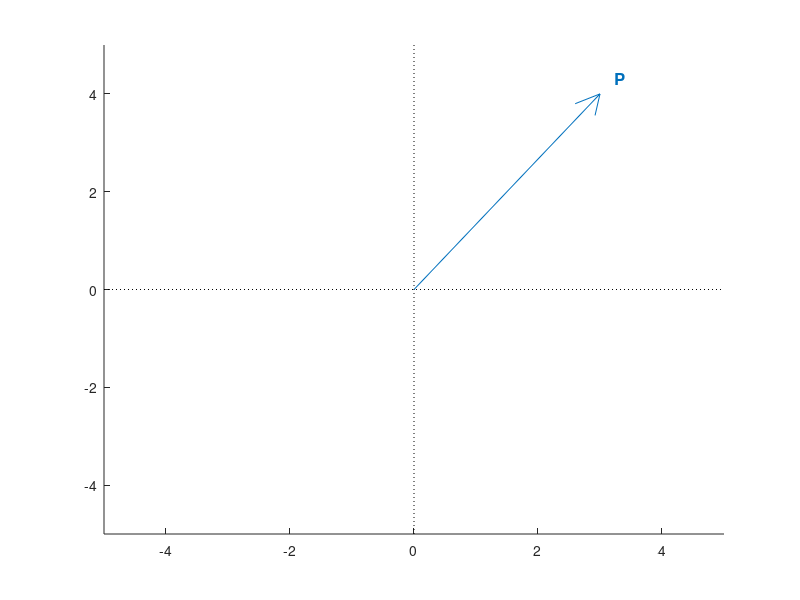
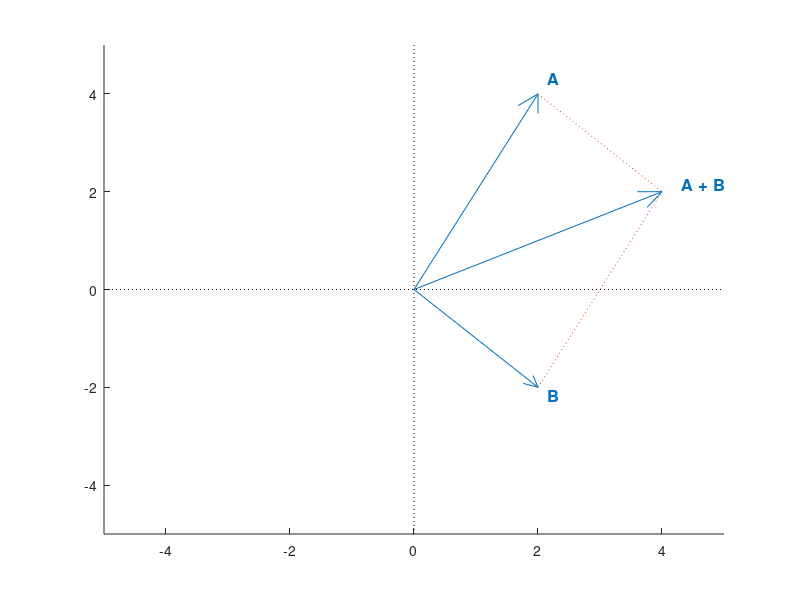
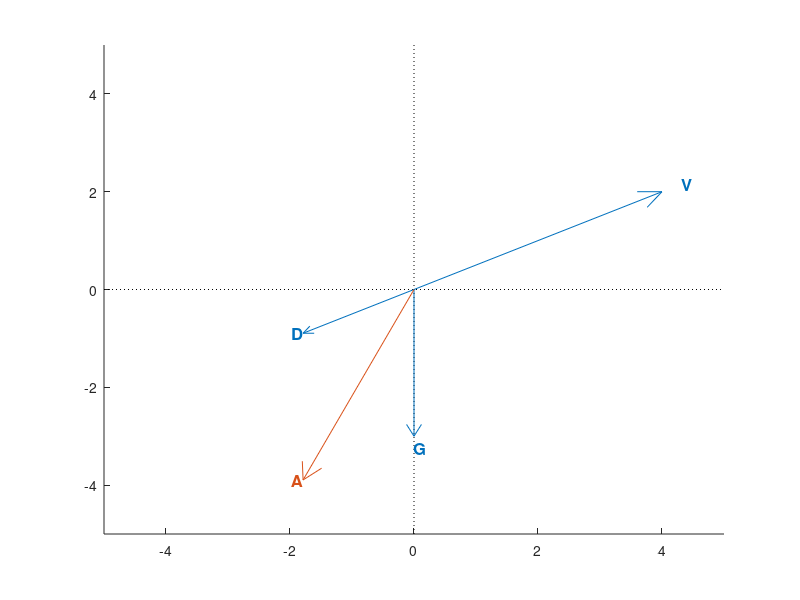

These charts were generated, in order, by the following MATLAB code:
% Draw a force diagram for a projectile with drag.

function diagram()
    clf; hold on

    blue = [0, 0.44, 0.74];
    orange = [0.85, 0.32, 0.1];

    xl = [-5, 5];
    yl = [-5, 5];
    draw_axes(xl, yl)

    O = [0 0];
    P = [3 4];
    draw_vector(O, P, 'P', 'Color', blue)

    xlim(xl)
    ylim(yl)
    hold off
    saveas(gcf, '../../book/figs/vector1.eps', 'epsc')

    clf; hold on

    xl = [-5, 5];
    yl = [-5, 5];
    draw_axes(xl, yl)

    O = [0 0];
    A = [2, 4];
    draw_vector(O, A, 'A', 'Color', blue)

    B = [2, -2];
    draw_vector(O, B, 'B', 'Color', blue)

    AB = A + B
    draw_vector(O, AB, 'A + B', 'Color', blue)

    draw_line(A, AB, ':', 'Color', orange)
    draw_line(B, AB, ':', 'Color', orange)

    xlim(xl)
    ylim(yl)
    hold off
    saveas(gcf, '../../book/figs/vector2.eps', 'epsc')

    clf; hold on

    xl = [-5, 5];
    yl = [-5, 5];
    draw_axes(xl, yl)

    O = [0 0];
    V = [4, 2];
    draw_vector(O, V, 'V', 'Color', blue)

    Vhat = hat(V);
%    draw_vector(O, Vhat, '', 'Color', 'blue', 'LineWidth', 2)
%    text(Vhat(1), Vhat(2), 'hat(V)', ...
%                    'FontSize', 12, ...
%                    'FontWeight', 'bold', ...
%                    'Color', 'blue', ...
%                    'VerticalAlignment', 'bottom', ...
%                    'HorizontalAlignment', 'right')

    D = - Vhat * 2
    draw_vector(O, D, '', 'Color', blue)
    text(D(1), D(2), 'D', ...
                    'FontSize', 12, ...
                    'FontWeight', 'bold', ...
                    'Color', blue, ...
                    'HorizontalAlignment', 'right')

    G = [0 -3]
    draw_vector(O, G, 'G', 'Color', blue)

    A = D+G
    draw_vector(O, A, '', 'Color', orange)
    text(A(1), A(2), 'A', ...
                    'FontSize', 12, ...
                    'FontWeight', 'bold', ...
                    'Color', orange, ...
                    'HorizontalAlignment', 'right')


    xlim(xl)
    ylim(yl)
    hold off
    saveas(gcf, '../../book/figs/vector3.eps', 'epsc')

end

function res = hat(V)
    res = V / norm(V)
end

function res = perp(V)
    res = [-V(2) V(1)]
end

function draw_vector(A, B, label, varargin)
    blue = [0, 0.44, 0.74];

    draw_line(A, B, varargin{:})

    V = B - A
    h = 0.08 * V
    p = perp(h) / 2

    draw_line(B, B-h + p, varargin{:})
    draw_line(B, B-h - p, varargin{:})

    T = B + h
    text(T(1), T(2), label, ...
                    'FontSize', 12, ...
                    'FontWeight', 'bold', ...
                    'Color', blue, ...
                    'HorizontalAlignment', 'left')
end

function draw_line(V, W, varargin)
    xs = [V(1), W(1)];
    ys = [V(2), W(2)];

    plot(xs, ys, varargin{:})
end

function draw_axes(xl, yl)
    plot(xl, [0 0], 'k:')
    plot([0 0], yl, 'k:')
end
